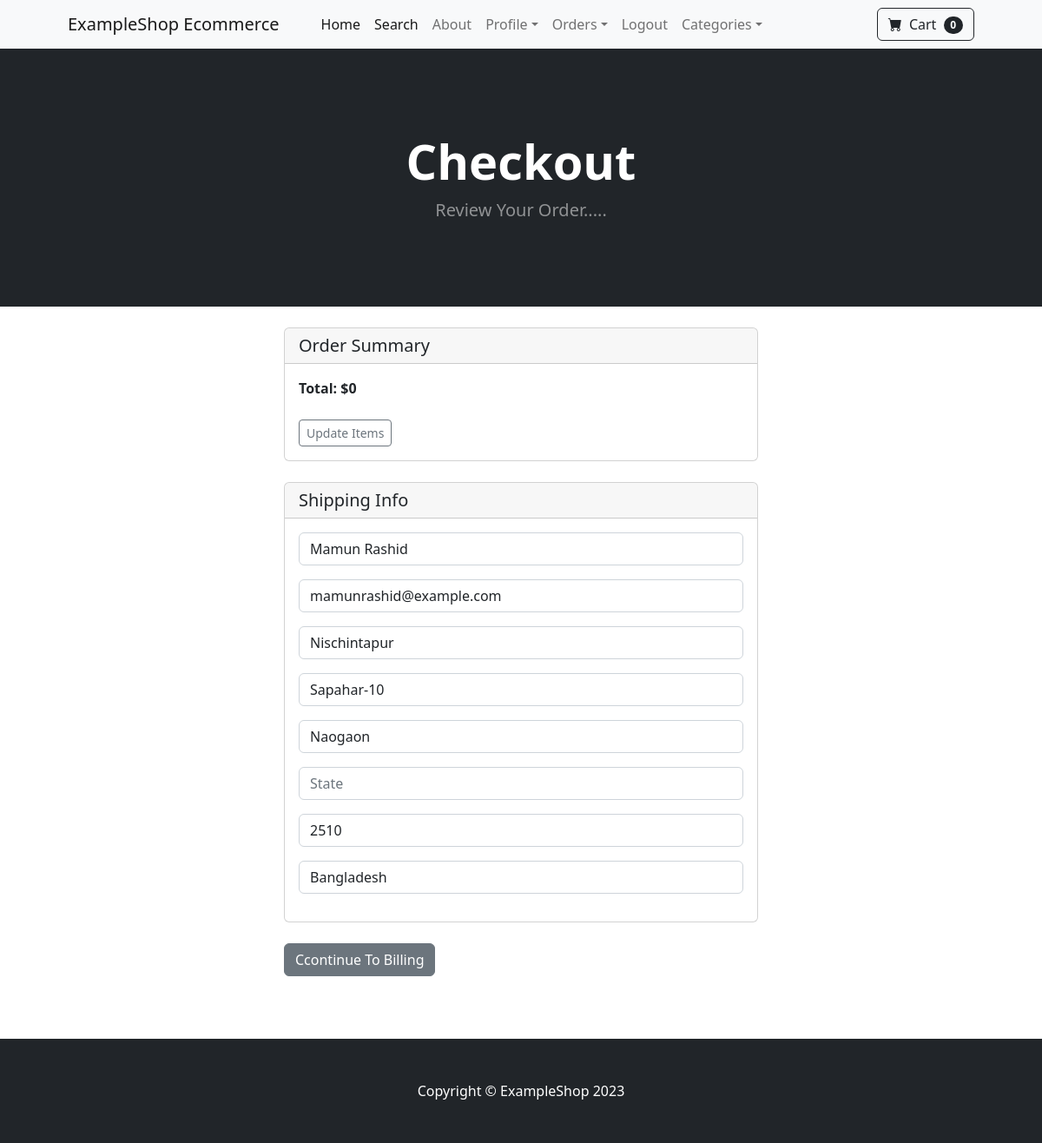
The app's page /payment/checkout (signed in) with its own data.
### payment/models.py (models this page shows, shortened)
class ShippingAddress(models.Model):
    user = models.ForeignKey(User, on_delete=models.CASCADE, null=True, blank=True)
    shipping_full_name = models.CharField(max_length=255)
    shipping_email = models.CharField(max_length=255)
    shipping_address1 = models.CharField(max_length=255)
    shipping_address2 = models.CharField(max_length=255, null=True, blank=True)
    shipping_city = models.CharField(max_length=255)
    shipping_state = models.CharField(max_length=255, null=True, blank=True)
    shipping_zipcode = models.CharField(max_length=255, null=True, blank=True)
    shipping_country = models.CharField(max_length=255)
    class Meta:
        verbose_name_plural = "Shipping Address"

### payment/views.py (the view)
# urls.py: path('checkout', views.checkout, name='checkout'),
def checkout(request):
    cart = Cart(request)
    cart_products = cart.get_prods
    quantities = cart.get_quants
    totals = cart.cart_total()
    if request.user.is_authenticated:
        shipping_user = ShippingAddress.objects.get(user__id=request.user.id)
        shipping_form = ShippingForm(request.POST or None, instance=shipping_user)
        return render(request, 'payment/checkout.html', {"cart_products":cart_products, "quantities":quantities, "totals":totals, "shipping_form":shipping_form})
    else:
        shipping_form = ShippingForm(request.POST or None)
        return render(request, 'payment/checkout.html', {"cart_products":cart_products, "quantities":quantities, "totals":totals, "shipping_form":shipping_form})

### cart/cart.py (called while the page is built, shortened)
    def cart_total(self):
        product_ids = self.cart.keys()
        products = Product.objects.filter(id__in=product_ids)
        quantities = self.cart
        total = 0
        return total

    def __len__(self):
        return len(self.cart)

    def get_prods(self):
        product_ids = self.cart.keys()
        products = Product.objects.filter(id__in=product_ids)
        return products

### cart/context_processors.py (called while the page is built)
def cart(request):
    return {'cart': Cart(request)}

### payment/templates/payment/checkout.html (shortened to what this page needs)
{% extends "base.html" %}
{% block content %}
        <header class="bg-dark py-5">
            <div class="container px-4 px-lg-5 my-5">
                <div class="text-center text-white">
                    <h1 class="display-4 fw-bolder">Checkout</h1>
                    <p class="lead fw-normal text-white-50 mb-0">Review Your Order.....</p>
                </div>
            </div>
        </header>
        <br>
        <div class="container">
            <div class="row">
                <div class="col-md-6 offset-md-3">
                    <div class="card">
                        <h5 class="card-header">
                          Order Summary
                        </h5>
                        <div class="card-body">
                            <strong>Total: ${{ totals }}</strong>
                            <br><br>
                            <a href="{% url 'cart_summary' %}" class="btn btn-sm btn-outline-secondary">Update Items</a>
                        </div>
                      </div><br>
                      <div class="card">
                        <h5 class="card-header">Shipping Info</h5>
                        <div class="card-body">
                          {{ shipping_form.as_p }}
                        </div>
                      </div><br>
                      <a href="#" class="btn btn-secondary">Ccontinue To Billing</a><br>
                </div>
            </div>
        </div>
<br><br><br>
{% endblock %}

### records on screen
ShippingAddress: shipping_full_name "Mamun Rashid", shipping_email "mamunrashid@example.com", shipping_address1 "Nischintapur", shipping_address2 "Sapahar-10", shipping_city "Naogaon", shipping_zipcode "2510", shipping_country "Bangladesh"

### other values on screen
{{ cart|length }} "0"
{{ totals }} "0"
